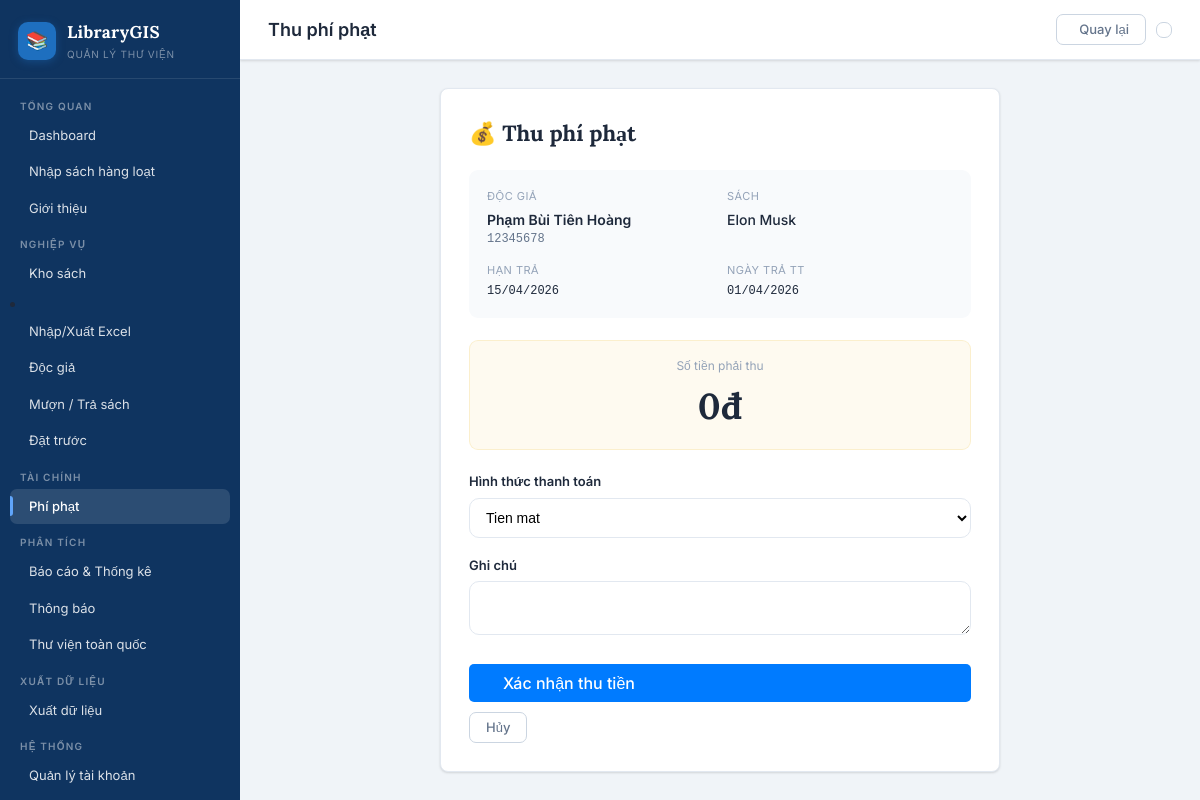
Page /fines/1/pay/ (signed in) on the committed database.
### library_app/models.py (models this page shows, shortened)
class BorrowRecord(models.Model):
    STATUS_CHOICES = [
        ('borrowed', 'Dang muon'),
        ('returned', 'Da tra'),
        ('overdue', 'Qua han'),
        ('lost', 'Mat sach'),
    ]
    borrow_code = models.UUIDField(default=uuid.uuid4, editable=False, unique=True)
    reader = models.ForeignKey(Reader, on_delete=models.CASCADE, related_name='borrow_records')
    book = models.ForeignKey(Book, on_delete=models.CASCADE, related_name='borrow_records')
    borrow_date = models.DateField(default=timezone.now, verbose_name="Ngay muon")
    due_date = models.DateField(verbose_name="Han tra")
    return_date = models.DateField(null=True, blank=True, verbose_name="Ngay tra")
    status = models.CharField(max_length=20, choices=STATUS_CHOICES, default='borrowed')
    librarian = models.ForeignKey(User, on_delete=models.SET_NULL, null=True, blank=True, related_name='processed_borrows')
    fine_amount = models.DecimalField(max_digits=10, decimal_places=0, default=0)
    notes = models.TextField(blank=True)
    created_at = models.DateTimeField(auto_now_add=True)
    class Meta:
        verbose_name = "Phieu muon"
        verbose_name_plural = "Phieu muon/tra"
        ordering = ['-created_at']

class Reader(models.Model):
    GENDER_CHOICES = [('M', 'Nam'), ('F', 'Nữ'), ('O', 'Khác')]
    STATUS_CHOICES = [('active', 'Hoạt động'), ('suspended', 'Tạm Khóa'), ('expired', 'Hết hạn')]
    user = models.OneToOneField(User, on_delete=models.SET_NULL, null=True, blank=True, related_name='reader_profile')
    card_number = models.CharField(max_length=20, unique=True, verbose_name="Ma the")
    full_name = models.CharField(max_length=200, verbose_name="Ho ten")
    gender = models.CharField(max_length=1, choices=GENDER_CHOICES, default='M')
    date_of_birth = models.DateField(verbose_name="Ngay sinh")
    phone = models.CharField(max_length=15, verbose_name="So dien thoai")
    email = models.EmailField(verbose_name="Email")
    address = models.TextField(verbose_name="Dia chi")
    card_issue_date = models.DateField(default=timezone.now)
    card_expiry_date = models.DateField()
    status = models.CharField(max_length=20, choices=STATUS_CHOICES, default='active')
    photo = models.ImageField(upload_to='readers/', blank=True, null=True)
    home_latitude = models.FloatField(null=True, blank=True, verbose_name="Vĩ độ nhà")
    home_longitude = models.FloatField(null=True, blank=True, verbose_name="Kinh độ nhà")
    created_at = models.DateTimeField(auto_now_add=True)
    class Meta:
        verbose_name = "Doc gia"
        verbose_name_plural = "Doc gia"

class Book(models.Model):
    isbn = models.CharField(max_length=13, unique=True, verbose_name="ISBN")
    title = models.CharField(max_length=300, verbose_name="Tên sách")
    author = models.CharField(max_length=200, verbose_name="Tác giả")
    publisher = models.CharField(max_length=200, verbose_name="NXB")
    publish_year = models.IntegerField(verbose_name="Năm xuất bản")
    category = models.ForeignKey(Category, on_delete=models.SET_NULL, null=True, related_name='books')
    description = models.TextField(blank=True, verbose_name="Mô tả")
    cover_image = models.ImageField(upload_to='covers/', blank=True, null=True)
    total_copies = models.PositiveIntegerField(default=1, verbose_name="Tổng số bản")
    available_copies = models.PositiveIntegerField(default=1, verbose_name="Sách có sẵn")
    language = models.CharField(max_length=50, default="Tiếng Việt")
    pages = models.PositiveIntegerField(null=True, blank=True)
    created_at = models.DateTimeField(auto_now_add=True)
    preview_page_1 = models.ImageField(upload_to='book_previews/', blank=True, null=True, verbose_name="Trang xem trước 1")
    preview_page_2 = models.ImageField(upload_to='book_previews/', blank=True, null=True, verbose_name="Trang xem trước 2")
    preview_page_3 = models.ImageField(upload_to='book_previews/', blank=True, null=True, verbose_name="Trang xem trước 3")
    preview_page_4 = models.ImageField(upload_to='book_previews/', blank=True, null=True, verbose_name="Trang xem trước 4")
    class Meta:
        verbose_name = "Sách"
        verbose_name_plural = "Kho sách"

### library_app/views.py (the view)
# urls.py: path('fines/<int:pk>/pay/', views.pay_fine, name='pay_fine'),
@admin_required
def pay_fine(request, pk):
    from .forms import FinePaymentForm
    borrow = get_object_or_404(BorrowRecord, pk=pk)
    if hasattr(borrow, "payment"):
        messages.info(request, "Da thanh toan roi.")
        return redirect("fine_list")
    if request.method == "POST":
        form = FinePaymentForm(request.POST)
        if form.is_valid():
            p = form.save(commit=False)
            p.borrow_record = borrow
            p.amount = borrow.fine_amount
            p.received_by = request.user
            p.save()
            messages.success(request, f"Thanh toan {borrow.fine_amount:,}d thanh cong!")
            return redirect("fine_list")
    else:
        form = FinePaymentForm()
    return render(
        request, "library_app/pay_fine.html", {"borrow": borrow, "form": form}
    )

### library_app/forms.py
class FinePaymentForm(forms.ModelForm):
    class Meta:
        model = FinePayment
        fields = ["method", "note"]
        widgets = {"note": forms.Textarea(attrs={"rows": 2})}

### library_app/templates/library_app/pay_fine.html (shortened to what this page needs)
{% extends 'library_app/base.html' %}
{% block n_fine %}active{% endblock %}
{% block page_title %}Thu phí phạt{% endblock %}
{% block topbar_actions %}<a href="{% url 'fine_list' %}" class="btn btn-ghost"> Quay lại</a>{% endblock %}
{% block content %}
<div style="max-width:560px;margin:0 auto">
  <div class="card" style="padding:28px">
    <h2 style="font-family:var(--font-serif);font-size:22px;margin-bottom:20px;color:var(--gold)">💰 Thu phí phạt</h2>
    <div style="background:var(--bg3);border-radius:9px;padding:18px;margin-bottom:22px;display:grid;grid-template-columns:1fr 1fr;gap:14px">
      <div>
        <div class="text-dim" style="font-size:11px;text-transform:uppercase;letter-spacing:.5px;margin-bottom:4px">Độc giả</div>
        <div style="font-weight:600">{{ borrow.reader.full_name }}</div>
        <div class="mono text-muted" style="font-size:12px">{{ borrow.reader.card_number }}</div>
      </div>
      <div>
        <div class="text-dim" style="font-size:11px;text-transform:uppercase;letter-spacing:.5px;margin-bottom:4px">Sách</div>
        <div style="font-weight:500">{{ borrow.book.title|truncatechars:40 }}</div>
      </div>
      <div>
        <div class="text-dim" style="font-size:11px;text-transform:uppercase;letter-spacing:.5px;margin-bottom:4px">Hạn trả</div>
        <div class="text-red mono">{{ borrow.due_date|date:"d/m/Y" }}</div>
      </div>
      <div>
        <div class="text-dim" style="font-size:11px;text-transform:uppercase;letter-spacing:.5px;margin-bottom:4px">Ngày trả TT</div>
        <div class="mono">{{ borrow.return_date|date:"d/m/Y"|default:"—" }}</div>
      </div>
    </div>
    <div style="background:rgba(240,192,64,.08);border:1px solid rgba(240,192,64,.2);border-radius:9px;padding:16px;margin-bottom:22px;text-align:center">
      <div class="text-dim" style="font-size:12px;margin-bottom:4px">Số tiền phải thu</div>
      <div style="font-size:36px;font-weight:700;color:var(--gold);font-family:var(--font-serif)">{{ borrow.fine_amount|floatformat:0 }}đ</div>
    </div>
    <form method="post">
      <div class="form-group">
        <label class="form-label">Hình thức thanh toán</label>
        {{ form.method }}
      </div>
      <div class="form-group">
        <label class="form-label">Ghi chú</label>
        {{ form.note }}
      </div>
      <div class="flex-gap" style="margin-top:24px">
        <button type="submit" class="btn btn-primary" style="padding:11px 28px">
           Xác nhận thu tiền
        </button>
        <a href="{% url 'fine_list' %}" class="btn btn-ghost">Hủy</a>
      </div>
    </form>
  </div>
</div>
{% endblock %}

### library_app/static/library_app/css/main.css (style rules this page uses)
:root { --bg: #f0f4f8; --bg2: #ffffff; --bg3: #f8fafc; --bg4: #e2e8f0; --border: #e2e8f0; --border2: #cbd5e1; --primary: #1e6fbf; --primary-dark: #155a9e; --primary-light: #3b82c4; --primary-dim: rgba(30, 111, 191, .1); --primary-bg: #eef4fb; --teal: #0891b2; --green: #16a34a; --red: #dc2626; --orange: #d97706; --purple: #7c3aed; --sky: #0284c7; --text: #1e293b; --text2: #64748b; --text3: #94a3b8; --sidebar-bg: #0f3460; --sidebar-dark: #0a2744; --sidebar-active: rgba(255, 255, 255, .12); --sidebar-hover: rgba(255, 255, 255, .07); --sidebar-text: rgba(255, 255, 255, .85); --sidebar-muted: rgba(255, 255, 255, .45); --sidebar: 240px; --radius: 8px; --font: 'Inter', sans-serif; --font-serif: 'Lora', serif; --shadow-sm: 0 1px 3px rgba(0, 0, 0, .08), 0 1px 2px rgba(0, 0, 0, .06); --shadow: 0 4px 6px -1px rgba(0, 0, 0, .1), 0 2px 4px -1px rgba(0, 0, 0, .06); }
*, *::before, *::after { box-sizing: border-box; margin: 0; padding: 0; }
body { font-family: var(--font); background: var(--bg); color: var(--text); display: flex; min-height: 100vh; font-size: 14px; line-height: 1.5; }
.btn { display: inline-flex; align-items: center; gap: 6px; padding: 8px 16px; border-radius: 7px; font-size: 13px; font-weight: 500; text-decoration: none; border: 1px solid transparent; cursor: pointer; transition: .15s; font-family: var(--font); line-height: 1; }
.btn-primary { background: var(--primary); color: #fff; border-color: var(--primary); }
.btn-ghost { background: var(--bg2); color: var(--text2); border-color: var(--border2); }
.card { background: var(--bg2); border: 1px solid var(--border); border-radius: var(--radius); overflow: hidden; box-shadow: var(--shadow-sm); }
.form-group { margin-bottom: 18px; }
.form-label { display: block; font-size: 13px; font-weight: 500; color: var(--text); margin-bottom: 6px; }
.flex-gap { display: flex; gap: 10px; align-items: center; flex-wrap: wrap; }
.text-muted { color: var(--text2) !important; }
.text-dim { color: var(--text3) !important; }
.mono { font-family: 'Courier New', monospace; font-size: 12px; }
.form-label { display:block; margin-bottom:6px; font-weight:600; }
.form-control, select, textarea, input[type="number"], input[type="text"] { width:100%; padding:10px 12px; border:1px solid var(--border); border-radius:10px; background:#fff; font-size:14px; }
button[type="submit"] { background-color: #007bff; color: white; padding: 12px 20px; border: none; border-radius: 5px; cursor: pointer; width: 100%; font-size: 16px; }

### rows in the picture
BorrowRecord: reader.full_name "Phạm Bùi Tiên Hoàng", reader.card_number "12345678", book "Elon Musk", due_date "15/04/2026", return_date "01/04/2026", fine_amount "0"
